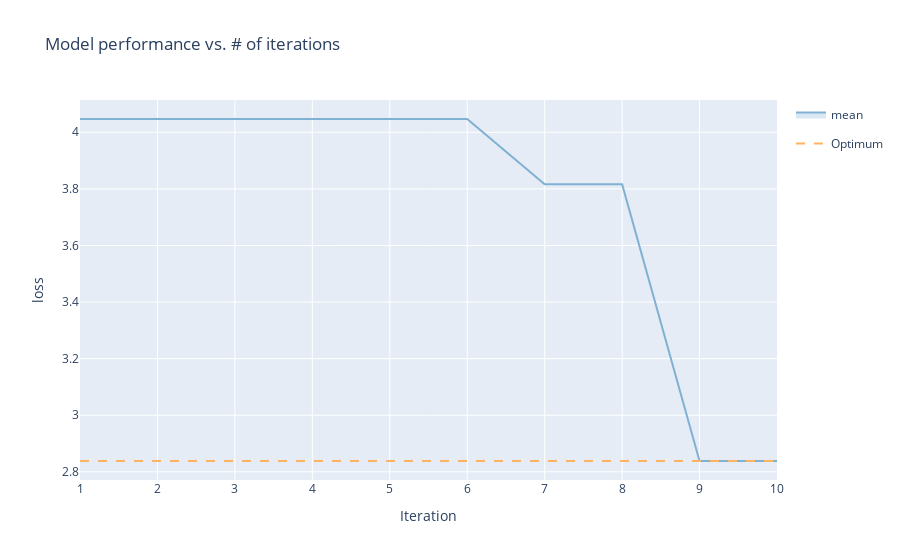

The notebook cell this image was saved under:
### Code cell
deepensem.plot_hyperopt_performance()

### Figure 1 — Plotly figure (JSON) as saved in the notebook; plotly's stock layout.template omitted (floating-point values rounded to 4 significant figures)
{"data": [{"hoverinfo": "none", "legendgroup": "", "line": {"width": 0}, "mode": "lines", "showlegend": false, "type": "scatter", "x": [1, 2, 3, 4, 5, 6, 7, 8, 9, 10], "y": [4.047, 4.047, 4.047, 4.047, 4.047, 4.047, 3.817, 3.817, 2.838, 2.838]}, {"fill": "tonexty", "fillcolor": "rgba(128,177,211,0.3)", "legendgroup": "mean", "line": {"color": "rgba(128,177,211,1)"}, "mode": "lines", "name": "mean", "type": "scatter", "x": [1, 2, 3, 4, 5, 6, 7, 8, 9, 10], "y": [4.047, 4.047, 4.047, 4.047, 4.047, 4.047, 3.817, 3.817, 2.838, 2.838]}, {"fill": "tonexty", "fillcolor": "rgba(128,177,211,0.3)", "hoverinfo": "none", "legendgroup": "", "line": {"width": 0}, "mode": "lines", "showlegend": false, "type": "scatter", "x": [1, 2, 3, 4, 5, 6, 7, 8, 9, 10], "y": [4.047, 4.047, 4.047, 4.047, 4.047, 4.047, 3.817, 3.817, 2.838, 2.838]}, {"line": {"color": "rgba(253,180,98,1)", "dash": "dash"}, "mode": "lines", "name": "Optimum", "type": "scatter", "x": [1, 10], "y": [2.838, 2.838]}], "layout": {"showlegend": true, "title": {"text": "Model performance vs. # of iterations"}, "xaxis": {"title": {"text": "Iteration"}}, "yaxis": {"title": {"text": "loss"}}}}
